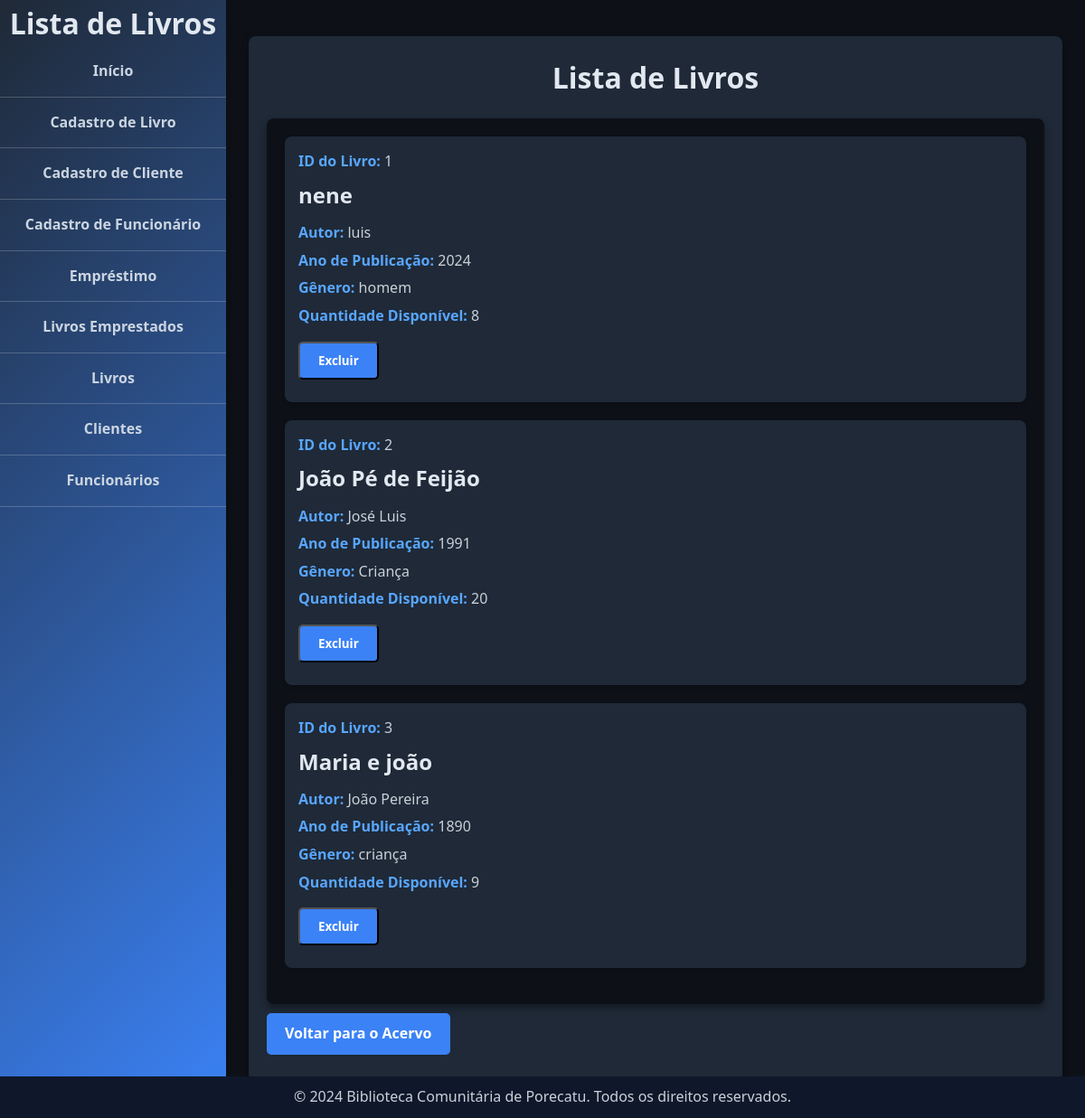
The page /livros on the database as committed earlier.
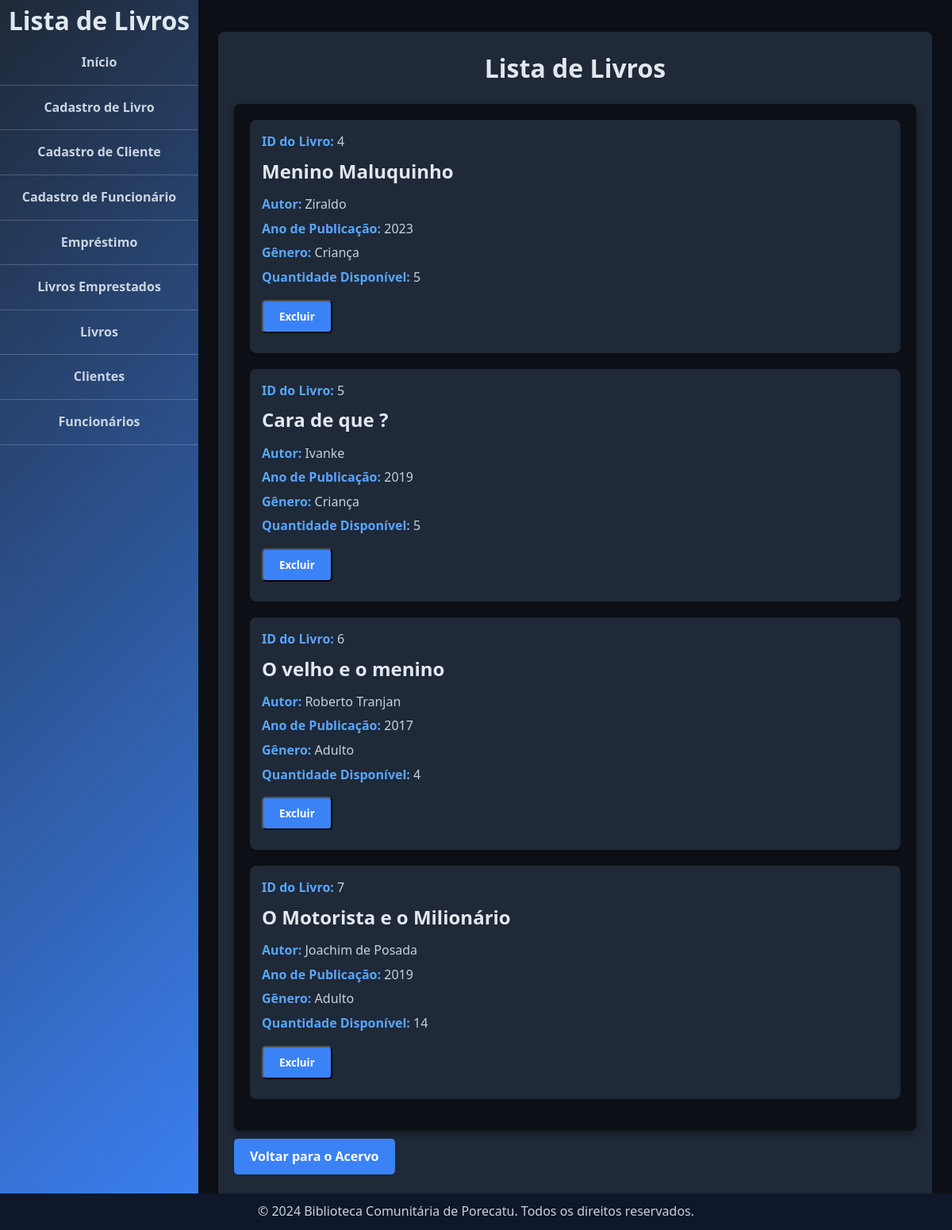
The same page on the database as committed later.
### tables this page shows
CREATE TABLE Livros (
        LivroID INTEGER PRIMARY KEY AUTOINCREMENT,
        Titulo TEXT NOT NULL,
        Autor TEXT,
        AnoPublicacao INTEGER,
        Genero TEXT,
        Quantidade INTEGER NOT NULL CHECK (Quantidade >= 0)
    );

### app.py (the view)
@app.route('/livros', methods=['GET'])
def livros():
    conn = get_db_connection()
    livros = conn.execute('SELECT * FROM Livros').fetchall()
    conn.close()
    return render_template('livros.html', livros=livros)

### app.py (called while the page is built)
def get_db_connection():
    conn = sqlite3.connect('database.db')
    conn.row_factory = sqlite3.Row
    return conn

### templates/livros.html (shortened to what this page needs)
<!DOCTYPE html>
<html lang="en">
<head>
    <link rel="stylesheet" href="{{ url_for('static', filename='style.css') }}">
</head>
<body>
    <header>
        <div class="header-content">
            <h1>Lista de Livros</h1>
            <nav>
                <a href="{{ url_for('index') }}">Início</a>
                <a href="{{ url_for('cadastro_livro') }}">Cadastro de Livro</a>
                <a href="{{ url_for('cadastro_cliente') }}">Cadastro de Cliente</a>
                <a href="{{ url_for('cadastro_funcionario') }}">Cadastro de Funcionário</a>
                <a href="{{ url_for('emprestimo') }}">Empréstimo</a>
                <a href="{{ url_for('livros_emprestados') }}">Livros Emprestados</a>
                <a href="{{ url_for('livros') }}">Livros</a>
                <a href="{{ url_for('clientes') }}">Clientes</a>
                <a href="{{ url_for('funcionarios') }}">Funcionários</a>
            </nav>
        </div>
    </header>
    <main>
        <section class="form-section">
            <h1>Lista de Livros</h1>
            <div class="report-section">
                {% if livros %}
                    {% for livro in livros %}
                        <div class="report-item">
                            <p><strong>ID do Livro:</strong> {{ livro.LivroID }}</p>
                            <h2>{{ livro.Titulo }}</h2>
                            <p><strong>Autor:</strong> {{ livro.Autor }}</p>
                            <p><strong>Ano de Publicação:</strong> {{ livro.AnoPublicacao }}</p>
                            <p><strong>Gênero:</strong> {{ livro.Genero }}</p>
                            <p><strong>Quantidade Disponível:</strong> {{ livro.Quantidade }}</p>
                            <form action="{{ url_for('excluir_livro', livro_id=livro.LivroID) }}" method="POST" style="display:inline;">
                                <button class="btn" type="submit" onclick="return confirm('Tem certeza que deseja excluir este livro?');">Excluir</button>
                            </form>
                        </div>
                    {% endfor %}
                {% else %}
                    <p>Nenhum livro encontrado.</p>
                {% endif %}
            </div>
            <a href="{{ url_for('index') }}" class="btn">Voltar para o Acervo</a>
        </section>
    </main>
    <footer>
        <p>&copy; 2024 Biblioteca Comunitária de Porecatu. Todos os direitos reservados.</p>
    </footer>
</body>
</html>

### static/style.css (style rules this page uses)
* { margin: 0; padding: 0; box-sizing: border-box; font-family: 'Segoe UI', Tahoma, Geneva, Verdana, sans-serif; }
body { background-color: #0d1117; color: #c9d1d9; line-height: 1.6; display: flex; height: 100vh; margin: 0; }
h1, h2, h3, h4, h5, h6 { color: #e2e8f0; }
a { color: #58a6ff; text-decoration: none; }
header { width: 250px; background: linear-gradient(135deg, #1f2937, #3b82f6); color: #fff; text-align: center; padding: 0; position: fixed; height: 100%; top: 0; left: 0; box-shadow: 2px 0 5px rgba(0, 0, 0, 0.2); }
nav { display: flex; flex-direction: column; width: 100%; }
nav a { color: #cbd5e1; padding: 15px; display: block; text-align: center; font-weight: bold; border-bottom: 1px solid rgba(255, 255, 255, 0.2); transition: background 0.3s ease, color 0.3s ease; }
main { margin-left: 250px; padding: 20px; width: calc(100% - 250px); position: absolute; }
.btn { background-color: #3b82f6; color: #fff; padding: 10px 20px; border-radius: 5px; text-decoration: none; font-weight: bold; margin: 0 10px; transition: background 0.3s ease; }
footer { background: #0f172a; color: #c9d1d9; text-align: center; padding: 10px 0; width: 100%; position: fixed; bottom: 0; }
.form-section { background-color: #1f2937; padding: 20px; border-radius: 8px; box-shadow: 0 4px 8px rgba(0, 0, 0, 0.4); max-width: 900px; margin: 20px auto; }
.form-section h1 { font-size: 2em; margin-bottom: 20px; color: #e2e8f0; text-align: center; }
.btn { background-color: #3b82f6; color: #fff; padding: 10px 20px; border-radius: 5px; text-decoration: none; font-weight: bold; display: inline-block; margin: 10px 0; transition: background 0.3s ease; text-align: center; }
footer { background: #0f172a; color: #c9d1d9; text-align: center; padding: 10px 0; width: 100%; bottom: 0; }
.report-section { padding: 20px; background-color: #0d1117; border-radius: 8px; box-shadow: 0 4px 8px rgba(0, 0, 0, 0.4); }
.report-item { background-color: #1f2937; padding: 15px; margin-bottom: 20px; border-radius: 8px; box-shadow: 0 2px 4px rgba(0, 0, 0, 0.2); }
.report-item h2 { color: #e2e8f0; font-size: 1.5em; margin-bottom: 10px; }
.report-item p { color: #c9d1d9; font-size: 1em; margin-bottom: 5px; }
.report-item strong { color: #58a6ff; }

Rows that differ between the two databases and show on the page:
removed Livros: LivroID "1", Titulo "nene", Autor "luis", AnoPublicacao "2024", Genero "homem", Quantidade "8"
removed Livros: LivroID "2", Titulo "João Pé de Feijão", Autor "José Luis", AnoPublicacao "1991", Genero "Criança", Quantidade "20"
removed Livros: LivroID "3", Titulo "Maria e joão", Autor "João Pereira", AnoPublicacao "1890", Genero "criança", Quantidade "9"
added Livros: LivroID "4", Titulo "Menino Maluquinho", Autor "Ziraldo", AnoPublicacao "2023", Genero "Criança", Quantidade "5"
added Livros: LivroID "5", Titulo "Cara de que ?", Autor "Ivanke", AnoPublicacao "2019", Genero "Criança", Quantidade "5"
added Livros: LivroID "6", Titulo "O velho e o menino", Autor "Roberto Tranjan", AnoPublicacao "2017", Genero "Adulto", Quantidade "4"
added Livros: LivroID "7", Titulo "O Motorista e o Milionário", Autor "Joachim de Posada", AnoPublicacao "2019", Genero "Adulto", Quantidade "14"
